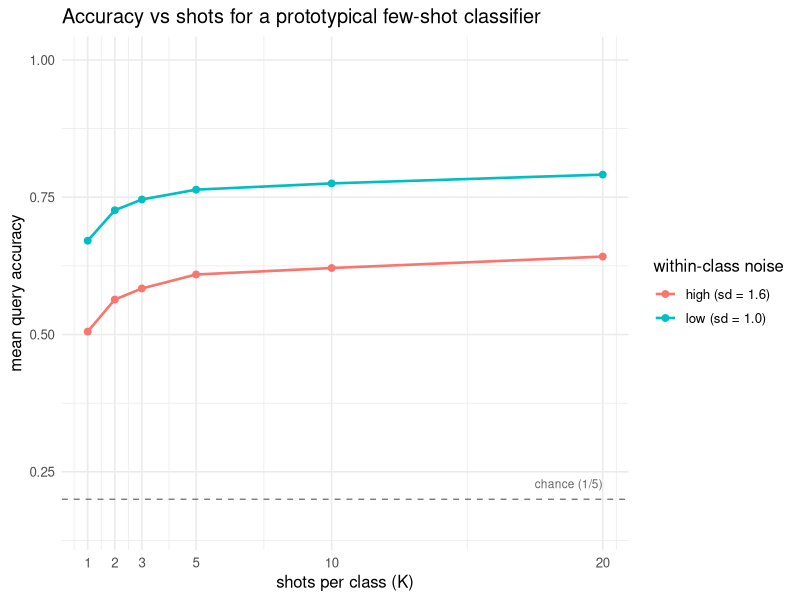

This figure's R source:
## ---- chunk 1
set.seed(1301)

# Sample one N-way K-shot episode from a Gaussian task distribution.
# Each class is a blob with a random center in p dimensions and shared sd.
sample_episode <- function(n_way, k_shot, n_query, p = 2, sd = 1.0,
                           center_spread = 2.5) {
  centers <- matrix(rnorm(n_way * p, sd = center_spread), nrow = n_way)

  draw <- function(n_per_class) {
    X <- matrix(0, nrow = n_way * n_per_class, ncol = p)
    y <- integer(n_way * n_per_class)
    row <- 1L
    for (c in seq_len(n_way)) {
      for (j in seq_len(n_per_class)) {
        X[row, ] <- centers[c, ] + rnorm(p, sd = sd)
        y[row] <- c
        row <- row + 1L
      }
    }
    list(X = X, y = y)
  }

  list(support = draw(k_shot), query = draw(n_query))
}

# Prototypical classifier with identity encoder: class prototypes are the
# support means, queries go to the nearest prototype (squared Euclidean).
proto_predict <- function(support, query_X, n_way) {
  p <- ncol(support$X)
  protos <- matrix(0, nrow = n_way, ncol = p)
  for (c in seq_len(n_way)) {
    protos[c, ] <- colMeans(support$X[support$y == c, , drop = FALSE])
  }
  # squared Euclidean distance from each query point to each prototype
  d2 <- matrix(0, nrow = nrow(query_X), ncol = n_way)
  for (c in seq_len(n_way)) {
    diff <- sweep(query_X, 2, protos[c, ], "-")
    d2[, c] <- rowSums(diff^2)
  }
  max.col(-d2, ties.method = "first")  # argmin distance = argmax negative dist
}

# Average query accuracy over many episodes for a given K.
eval_shots <- function(k_shot, n_episodes = 400, n_way = 5,
                       n_query = 15, p = 2, sd = 1.0) {
  acc <- numeric(n_episodes)
  for (e in seq_len(n_episodes)) {
    ep <- sample_episode(n_way, k_shot, n_query, p = p, sd = sd)
    pred <- proto_predict(ep$support, ep$query$X, n_way)
    acc[e] <- mean(pred == ep$query$y)
  }
  mean(acc)
}
## ---- chunk 2
shots <- c(1, 2, 3, 5, 10, 20)

set.seed(7)
acc_easy <- sapply(shots, eval_shots, n_episodes = 400, n_way = 5, sd = 1.0)
set.seed(7)
acc_hard <- sapply(shots, eval_shots, n_episodes = 400, n_way = 5, sd = 1.6)

results <- data.frame(
  shots          = shots,
  acc_low_noise  = round(acc_easy, 3),
  acc_high_noise = round(acc_hard, 3)
)
## ---- chunk 3
knitr::kable(
  results,
  caption = "Mean query accuracy of the nearest-centroid few-shot classifier on simulated 5-way episodes, by shots per class and within-class noise level, averaged over 400 episodes.",
  col.names = c("shots (K)", "accuracy (low noise)", "accuracy (high noise)")
)
## ---- chunk 4
library(ggplot2)

plot_df <- rbind(
  data.frame(shots = shots, accuracy = acc_easy, noise = "low (sd = 1.0)"),
  data.frame(shots = shots, accuracy = acc_hard, noise = "high (sd = 1.6)")
)

ggplot(plot_df, aes(shots, accuracy, color = noise)) +
  geom_hline(yintercept = 0.2, linetype = "dashed", color = "grey50") +
  geom_line(linewidth = 0.9) +
  geom_point(size = 2) +
  annotate("text", x = max(shots), y = 0.22,
           label = "chance (1/5)", hjust = 1, vjust = 0, size = 3,
           color = "grey40") +
  scale_x_continuous(breaks = shots) +
  scale_y_continuous(limits = c(0.15, 1)) +
  labs(x = "shots per class (K)", y = "mean query accuracy",
       color = "within-class noise",
       title = "Accuracy vs shots for a prototypical few-shot classifier") +
  theme_minimal(base_size = 12)
